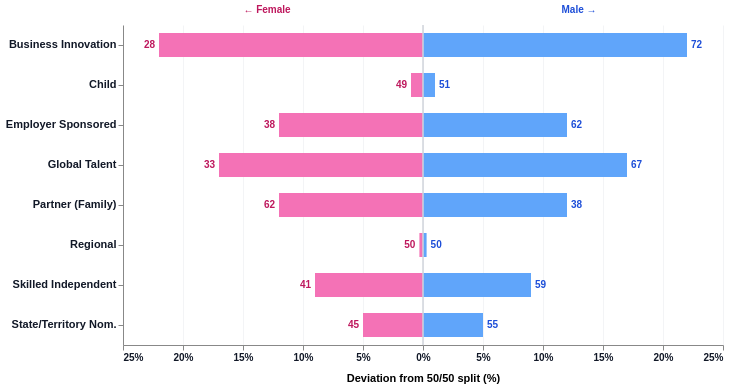

The Vega-Lite source for this figure:
### Vega-Lite specification from a JSON file in a GitHub repository (floating-point values rounded to 4 significant figures)
{"$schema": "https://vega.github.io/schema/vega-lite/v5.json", "width": 600, "height": 320, "background": "#ffffff", "config": {"view": {"stroke": null}}, "data": {"values": [{"category": "Business Innovation", "female": 28, "male": 72, "female_dev": -22, "male_dev": 22}, {"category": "Global Talent", "female": 33, "male": 67, "female_dev": -17, "male_dev": 17}, {"category": "Employer Sponsored", "female": 38, "male": 62, "female_dev": -12, "male_dev": 12}, {"category": "Skilled Independent", "female": 41, "male": 59, "female_dev": -9, "male_dev": 9}, {"category": "State/Territory Nom.", "female": 45, "male": 55, "female_dev": -5, "male_dev": 5}, {"category": "Child", "female": 49, "male": 51, "female_dev": -1, "male_dev": 1}, {"category": "Regional", "female": 50, "male": 50, "female_dev": -0.3, "male_dev": 0.3}, {"category": "Partner (Family)", "female": 62, "male": 38, "female_dev": -12, "male_dev": 12}]}, "layer": [{"mark": {"type": "bar", "height": 24}, "encoding": {"y": {"field": "category", "type": "nominal", "sort": ["Business Innovation", "Global Talent", "Employer Sponsored", "Skilled Independent", "State/Territory Nom.", "Child", "Regional", "Partner (Family)"], "axis": {"title": null, "labelFontSize": 11, "labelFontWeight": "bold", "labelColor": "#111827"}}, "x": {"field": "female_dev", "type": "quantitative", "scale": {"domain": [-25, 25]}, "axis": {"title": "Deviation from 50/50 split (%)", "titleFontSize": 11, "titleFontWeight": "bold", "titlePadding": 10, "labelExpr": "abs(datum.value) + '%'", "gridColor": "#f3f4f6", "labelFontSize": 10, "labelFontWeight": "bold", "labelColor": "#111827"}}, "x2": {"value": 0}, "color": {"value": "#f472b6"}, "opacity": {"condition": {"param": "hover", "empty": true, "value": 1}, "value": 0.3}, "tooltip": [{"field": "category", "title": "Visa Category"}, {"field": "female", "title": "Female %", "format": ".0f"}, {"field": "male", "title": "Male %", "format": ".0f"}]}, "params": [{"name": "hover", "select": {"type": "point", "on": "mouseover", "fields": ["category"]}}]}, {"mark": {"type": "bar", "height": 24}, "encoding": {"y": {"field": "category", "type": "nominal", "sort": ["Business Innovation", "Global Talent", "Employer Sponsored", "Skilled Independent", "State/Territory Nom.", "Child", "Regional", "Partner (Family)"]}, "x": {"field": "male_dev", "type": "quantitative"}, "x2": {"value": 0}, "color": {"value": "#60a5fa"}, "opacity": {"condition": {"param": "hover", "empty": true, "value": 1}, "value": 0.3}, "tooltip": [{"field": "category", "title": "Visa Category"}, {"field": "female", "title": "Female %", "format": ".0f"}, {"field": "male", "title": "Male %", "format": ".0f"}]}}, {"mark": {"type": "rule", "strokeWidth": 1.5, "color": "#d1d5db"}, "data": {"values": [{"x": 0}]}, "encoding": {"x": {"field": "x", "type": "quantitative"}}}, {"mark": {"type": "text", "align": "right", "dx": -4, "fontSize": 10, "color": "#be185d", "fontWeight": "bold"}, "encoding": {"y": {"field": "category", "type": "nominal", "sort": ["Business Innovation", "Global Talent", "Employer Sponsored", "Skilled Independent", "State/Territory Nom.", "Child", "Regional", "Partner (Family)"]}, "x": {"field": "female_dev", "type": "quantitative"}, "text": {"field": "female", "format": ".0f"}}}, {"mark": {"type": "text", "align": "left", "dx": 4, "fontSize": 10, "color": "#1d4ed8", "fontWeight": "bold"}, "encoding": {"y": {"field": "category", "type": "nominal", "sort": ["Business Innovation", "Global Talent", "Employer Sponsored", "Skilled Independent", "State/Territory Nom.", "Child", "Regional", "Partner (Family)"]}, "x": {"field": "male_dev", "type": "quantitative"}, "text": {"field": "male", "format": ".0f"}}}, {"mark": {"type": "text", "align": "center", "dy": -175, "fontSize": 10, "fontWeight": "bold", "color": "#be185d"}, "data": {"values": [{"x": -13, "label": "← Female"}]}, "encoding": {"x": {"field": "x", "type": "quantitative"}, "text": {"field": "label"}}}, {"mark": {"type": "text", "align": "center", "dy": -175, "fontSize": 10, "fontWeight": "bold", "color": "#1d4ed8"}, "data": {"values": [{"x": 13, "label": "Male →"}]}, "encoding": {"x": {"field": "x", "type": "quantitative"}, "text": {"field": "label"}}}, {"mark": {"type": "text", "align": "left", "dx": 6, "fontSize": 10, "fontStyle": "italic", "color": "#1d4ed8"}, "data": {"values": [{"x": 22, "category": "Business Innovation", "label": "Most male-skewed"}]}, "encoding": {"x": {"field": "x", "type": "quantitative"}, "y": {"field": "category", "type": "nominal"}}}, {"mark": {"type": "text", "align": "left", "dx": 6, "fontSize": 10, "fontStyle": "italic", "color": "#be185d"}, "data": {"values": [{"x": 12, "category": "Partner (Family)", "label": "Only visa favouring women"}]}, "encoding": {"x": {"field": "x", "type": "quantitative"}, "y": {"field": "category", "type": "nominal"}}}, {"mark": {"type": "text", "align": "left", "dx": 6, "fontSize": 10, "fontStyle": "italic", "color": "#6b7280"}, "data": {"values": [{"x": 1, "category": "Regional", "label": "Perfect split"}]}, "encoding": {"x": {"field": "x", "type": "quantitative"}, "y": {"field": "category", "type": "nominal"}}}]}
